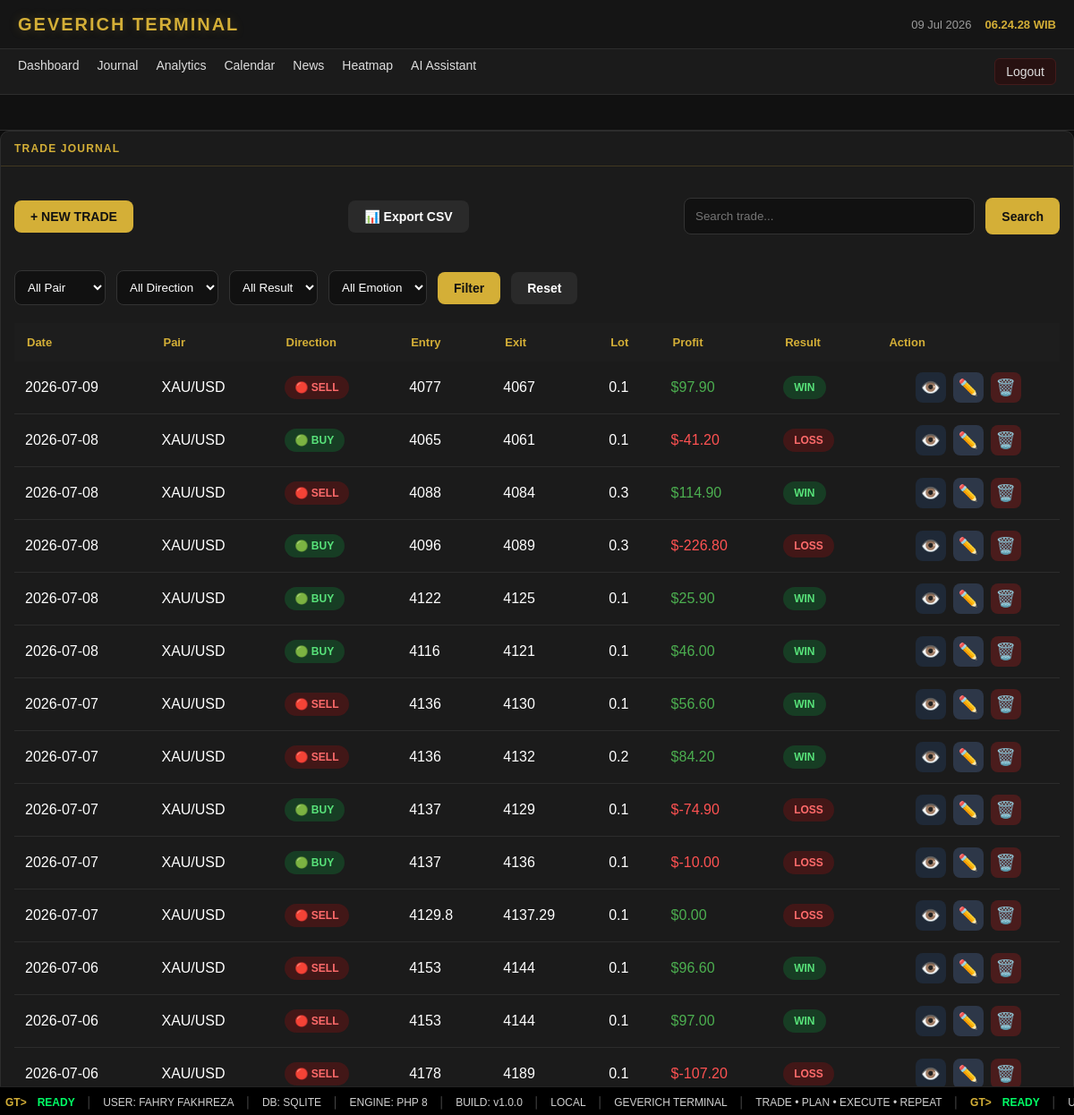
The app's page /index.php?page=journal (signed in) with its own data.
### tables this page shows
CREATE TABLE trades (

id INTEGER PRIMARY KEY AUTOINCREMENT,

tanggal TEXT NOT NULL,

pair TEXT NOT NULL,

direction TEXT NOT NULL,

entry_price REAL NOT NULL,

sl REAL,

tp REAL,

exit_price REAL,

lot REAL,

profit_usd REAL DEFAULT 0,

hasil TEXT,

emotion TEXT,

note TEXT,

created_at DATETIME DEFAULT CURRENT_TIMESTAMP

, user_id INTEGER DEFAULT 1, rr REAL DEFAULT 0, strategy TEXT);

### pages/journal.php (the view, shortened to what this page needs)
<?php
            $userId = $_SESSION['user_id'];
$db = getDB();
            $sql = "SELECT * FROM trades WHERE user_id = ?";
            $params = [$userId];
$sql .= " ORDER BY tanggal DESC, id DESC";
$stmt = $db->prepare($sql);
$stmt->execute($params);
$trades = $stmt->fetchAll();
?>
<div class="card">
    <div class="panel-title">
        TRADE JOURNAL
    </div>
    <div class="panel-content">
<div class="journal-header">
    <a href="?page=journal-create" class="btn btn-primary">
        + NEW TRADE
    </a>
   <a href="pages/export-csv.php" class="btn btn-secondary">
📊 Export CSV
</a>
    <form method="GET" class="journal-search">
        <input
            type="text"
            name="search"
            placeholder="Search trade..."
            value="<?= htmlspecialchars($_GET['search'] ?? '') ?>"
        >
        <button class="btn btn-primary">
            Search
        </button>
    </form>
</div>
    <form method="GET" class="journal-filter">
    <select name="pair">
        <option value="">All Pair</option>
    </select>
    <select name="direction">
    <option value="">All Direction</option>
</select>
<select name="hasil">
    <option value="">All Result</option>
</select>
<select name="emotion">
    <option value="">All Emotion</option>
</select>
    <button class="btn btn-primary">
        Filter
    </button>
    <a href="?page=journal" class="btn btn-secondary">
        Reset
    </a>
</form>
        <table class="trade-table">
            <thead>
            <tr>
                <th>Date</th>
                <th>Pair</th>
                <th>Direction</th>
                <th>Entry</th>
                <th>Exit</th>
                <th>Lot</th>
                <th>Profit</th>
                <th>Result</th>
                <th>Action</th>
            </tr>
            </thead>
            <tbody>
            <?php foreach($trades as $trade): ?>
            <tr>
                <td><?= $trade['tanggal'] ?></td>
                <td><?= $trade['pair'] ?></td>
<td>
<?php if($trade['direction']=="BUY"): ?>
<span class="badge badge-buy">
🟢 BUY
</span>
<?php else: ?>
<span class="badge badge-sell">
🔴 SELL
</span>
<?php endif; ?>
</td>
                <td><?= $trade['entry_price'] ?></td>
                <td><?= $trade['exit_price'] ?></td>
                <td><?= $trade['lot'] ?></td>
<td>
<?php
$profit=(float)$trade['profit_usd'];
?>
<span style="color:<?= $profit>=0 ? '#4caf50' : '#ff5252' ?>">
$<?= number_format($profit,2) ?>
</span>
</td>
                <td>
<?php
$class="badge-be";
if($trade['hasil']=="WIN"){
    $class="badge-win";
}
if($trade['hasil']=="LOSS"){
    $class="badge-loss";
}
?>
<span class="badge <?= $class ?>">
<?= $trade['hasil'] ?>
</span>
</td>
<td>
<div class="action-group">
<a href="?page=trade-view&id=<?= $trade['id'] ?>" class="action-btn view">
👁️
</a>
<a href="?page=trade-edit&id=<?= $trade['id'] ?>" class="action-btn edit">
✏️
</a>
<a href="pages/delete-trade.php?id=<?= $trade['id'] ?>"
class="action-btn delete"
onclick="return confirm('Yakin ingin menghapus trade ini?')">
🗑️
</a>
</div>
</td>
            </tr>
            <?php endforeach; ?>
            </tbody>
        </table>
    </div>
</div>

### assets/css/style.css (style rules this page uses)
html, body { height: 100%; -webkit-font-smoothing: antialiased; -moz-osx-font-smoothing: grayscale; }
body { background: radial-gradient(circle at top, #111 0%, #0d0d0d 60%); color: var(--text); }
:root { --gold:#d4af37; --bg:#0d0d0d; --bg-panel:#151515; --bg-card:#1b1b1b; --border:#2d2d2d; --text:#ffffff; --text-muted:#9b9b9b; --gold-glow: rgba(212, 175, 55, 0.25); }
* { margin:0; padding:0; box-sizing:border-box; font-family:Arial, sans-serif; }
body { background:var(--bg); color:var(--text); padding-bottom:32px; }
.card { background:var(--bg-card); border:1px solid var(--border); border-radius:10px; overflow:hidden; }
.panel-title { padding:12px 15px; border-bottom:1px solid var(--border); color:var(--gold); font-weight:bold; font-size:12px; border-bottom: 1px solid rgba(212, 175, 55, 0.2); letter-spacing: 1.2px; }
.panel-content { padding:15px; }
.btn { display:inline-flex; align-items:center; justify-content:center; padding:10px 18px; border:none; border-radius:8px; font-size:14px; font-weight:600; text-decoration:none; cursor:pointer; transition:.25s; }
.btn-primary { background:#d4af37; color:#111; }
.btn-secondary { background:#2a2a2a; color:#fff; }
.journal-header { display:flex; justify-content:space-between; align-items:center; gap:20px; margin-bottom:20px; }
.journal-search { display:flex; gap:10px; width:420px; }
.journal-search input { flex:1; }
.trade-table { width:100%; border-collapse:collapse; }
.trade-table th { background:#1d1d1d; color:var(--gold); padding:14px; font-size:13px; text-align:left; }
.trade-table td { padding:12px; border-bottom:1px solid #2c2c2c; }
.journal-search { display:flex; gap:12px; margin:20px 0; }
.journal-search input { flex:1; padding:12px; background:#111; border:1px solid #333; color:white; border-radius:8px; }
.journal-filter { display:flex; gap:12px; margin-bottom:20px; align-items:center; }
.journal-filter select { padding:10px; background:#111; color:#fff; border:1px solid #333; border-radius:8px; }
.badge { display:inline-block; padding:6px 12px; border-radius:20px; font-size:12px; font-weight:bold; }
.badge-buy { background:#173d24; color:#58e37a; }
.badge-sell { background:#421717; color:#ff6b6b; }
.badge-win { background:#173d24; color:#58e37a; }
.badge-loss { background:#421717; color:#ff6b6b; }
.action-btn { display:inline-flex; justify-content:center; align-items:center; width:34px; height:34px; border-radius:8px; text-decoration:none; font-size:18px; transition:.2s; cursor:pointer; }
.action-group { display:flex; justify-content:center; align-items:center; gap:8px; }
.action-btn.view { background:#1f2937; }
.action-btn.edit { background:#2d3748; }
.action-btn.delete { background:#4a1c1c; }

### records on screen
trades: tanggal "2026-07-09", pair "XAU/USD", direction "🔴 SELL", entry_price "4077", exit_price "4067", lot "0.1", profit_usd "97.90", hasil "WIN"
trades: tanggal "2026-07-08", pair "XAU/USD", direction "🟢 BUY", entry_price "4065", exit_price "4061", lot "0.1", profit_usd "-41.20", hasil "LOSS"
trades: tanggal "2026-07-08", pair "XAU/USD", direction "🔴 SELL", entry_price "4088", exit_price "4084", lot "0.3", profit_usd "114.90", hasil "WIN"
trades: tanggal "2026-07-08", pair "XAU/USD", direction "🟢 BUY", entry_price "4096", exit_price "4089", lot "0.3", profit_usd "-226.80", hasil "LOSS"
trades: tanggal "2026-07-08", pair "XAU/USD", direction "🟢 BUY", entry_price "4122", exit_price "4125", lot "0.1", profit_usd "25.90", hasil "WIN"
trades: tanggal "2026-07-08", pair "XAU/USD", direction "🟢 BUY", entry_price "4116", exit_price "4121", lot "0.1", profit_usd "46.00", hasil "WIN"
trades: tanggal "2026-07-07", pair "XAU/USD", direction "🔴 SELL", entry_price "4136", exit_price "4130", lot "0.1", profit_usd "56.60", hasil "WIN"
trades: tanggal "2026-07-07", pair "XAU/USD", direction "🔴 SELL", entry_price "4136", exit_price "4132", lot "0.2", profit_usd "84.20", hasil "WIN"
trades: tanggal "2026-07-07", pair "XAU/USD", direction "🟢 BUY", entry_price "4137", exit_price "4129", lot "0.1", profit_usd "-74.90", hasil "LOSS"
trades: tanggal "2026-07-07", pair "XAU/USD", direction "🟢 BUY", entry_price "4137", exit_price "4136", lot "0.1", profit_usd "-10.00", hasil "LOSS"
trades: tanggal "2026-07-07", pair "XAU/USD", direction "🔴 SELL", entry_price "4129.8", exit_price "4137.29", lot "0.1", profit_usd "0.00", hasil "LOSS"
trades: tanggal "2026-07-06", pair "XAU/USD", direction "🔴 SELL", entry_price "4153", exit_price "4144", lot "0.1", profit_usd "96.60", hasil "WIN"
trades: tanggal "2026-07-06", pair "XAU/USD", direction "🔴 SELL", entry_price "4153", exit_price "4144", lot "0.1", profit_usd "97.00", hasil "WIN"
trades: tanggal "2026-07-06", pair "XAU/USD", direction "🔴 SELL", entry_price "4178", exit_price "4189", lot "0.1", profit_usd "-107.20", hasil "LOSS"
